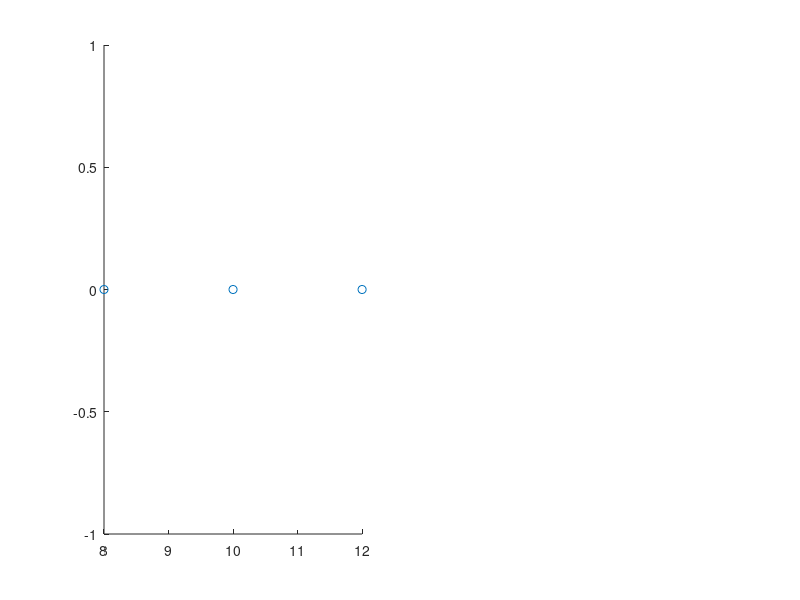

Write MATLAB code to recreate this figure. (Note: this script raises an error after producing the figure.)
% This 

n1 = 8; n2 = 12; nhat = mean([n1,n2]); c = 0.01; v = 0;
deltan = n1 - nhat;
N = linspace(n1-0.5,n2+0.5,1000);

colors = viridis(5);

figure(1)
subplot(1,2,1)
scatter([n1,n2,nhat],zeros(1,3),'HandleVisibility', 'off');
yline(0,'--', 'HandleVisibility', 'off');
xlabel('$n$', 'Interpreter', 'Latex'); 
ylabel('$\frac{1}{n}\frac{dn}{dt}$', 'Interpreter', 'Latex');
ax = gca; ax.FontSize = 30;
ax.FontName = 'Times New Roman';
ax.XTick = [0,n1,nhat,n2];
ax.XTickLabels = {'0','$\hat{n}_1$','$\tilde{n}$','$\hat{n}_2$'};
title('Per-Capita Growth Rate')
ax.TickLabelInterpreter = 'Latex';
txt = text(0,1,'a', 'Units', 'normalized'); 
txt.FontSize = 50; txt.HorizontalAlignment = 'right'; txt.VerticalAlignment = 'bottom';
ylim(0.06*[-1,1])
xlim([n1-0.25,n2+0.25])

subplot(1,2,2)
plot([n1,n2,nhat],zeros(1,3),'Color','none', 'HandleVisibility', 'off');
xlabel('$n$', 'Interpreter', 'Latex'); 
ylabel('$U(N)$', 'Interpreter', 'Latex');
ax = gca; ax.FontSize = 30;
ax.FontName = 'Times New Roman';
ax.XTick = [0,n1,nhat,n2];
ax.XTickLabels = {'0','$\hat{n}_1$','$\tilde{n}$','$\hat{n}_2$'};
title('Dynamical Potential')
ax.TickLabelInterpreter = 'Latex';
txt = text(0,1,'b', 'Units', 'normalized'); 
txt.FontSize = 50; txt.HorizontalAlignment = 'right';
txt.VerticalAlignment = 'bottom';

ylim(0.5*[-0.025,1.1])
xlim([n1-0.5,n2+0.5])

for k = 0:1:2
    [F,U] = AltStatePotential(N,n1,n2,nhat,k,c*deltan^(-2*k),v);
    U = U-min(U);

    subplot(1,2,1)
    hold on; plot(N,F./N, 'LineWidth', 3, 'Color', colors(k+2,:)); hold off;
    
    subplot(1,2,2)
    hold on; plot(N,U, 'LineWidth', 3, 'Color', colors(k+2,:)); hold off;
end


subplot(1,2,1)
legend('{\itk} = 0', '{\itk} = 1', '{\itk} = 2')
% 
% 
% k = 0;
% 
% 
% N = linspace(n1-0.5,n2+0.5,1000);
% 
% figure()
% subplot(2,3,1:3)
% scatter([n1,n2,nhat],zeros(1,3),'HandleVisibility', 'off');
% hold on
% yline(0,'--');
% hold off
% xlabel('\itN'); ylabel({'{\itF}({\itN})','Population Growth Rate'});
% ax = gca; ax.FontSize = 20;
% title('Population Growth Rate')
% 
% 
% for i = 1:length(c)
%     [F,U] = AltStatePotential(N,n1,n2,nhat,k,c(i));
%     subplot(2,3,1:3)
%     hold on; plot(N,F); hold off;
%     
%     subplot(2,3,3+i)
%     plot(N,U);
%     xlabel('\itN'); ylabel('{\itU}({\itN})');
%     ax = gca; ax.FontSize = 20;
%     title(['Potential, {\itc} = ',num2str(c(i))])
% end
